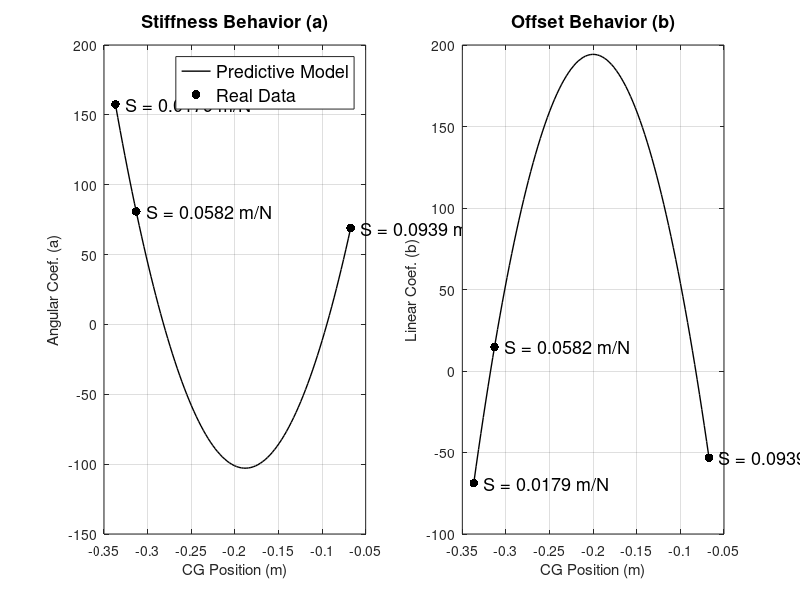
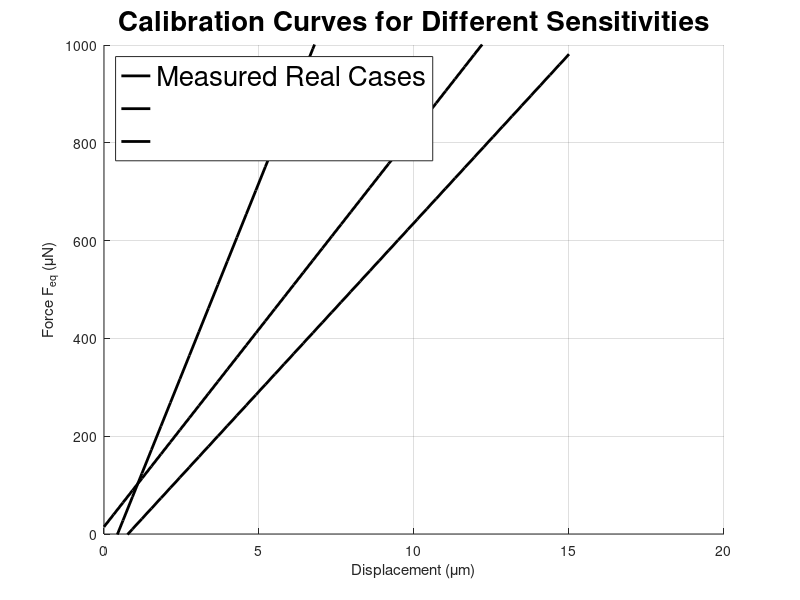

Write the MATLAB code that produced these figures, in order.
clear all; clc;

% 1. KNOWN INPUT DATA
% CG Positions [m]
CG_inter = -0.3131; 
CG_menor = -0.3369; 
CG_maior = -0.0672; 

% Corresponding Sensitivities [m/N]
S = 0.0582; 
S_menor = 0.0179; 
S_maior = 0.0939; 

% Displacement and Force vectors for each case
d_inter = [1.8039, 3.9369, 5.8372, 9.7834];
f_inter = [167.1960, 324.3694, 486.3337, 808.3664];

d_menor = [1.4982, 4.3618];
f_menor = [167.1960, 618.1822];

d_maior = [3.3523, 6.7382, 9.5474, 14.2316];
f_maior = [167.1960, 418.8246, 618.1822, 918.3950];

% 2. EXTRACTION OF REAL CURVE COEFFICIENTS (F = a*d + b)
p_inter = polyfit(d_inter, f_inter, 1);
p_menor = polyfit(d_menor, f_menor, 1);
p_maior = polyfit(d_maior, f_maior, 1);

% --- R^2 CALCULATION BLOCK ---
% Intermediate Sensitivity
y_fit_inter = polyval(p_inter, d_inter);
SQ_res_inter = sum((f_inter - y_fit_inter).^2);
SQ_tot_inter = (length(f_inter)-1) * var(f_inter);
R2_inter = 1 - (SQ_res_inter / SQ_tot_inter);

% Lower Sensitivity
y_fit_menor = polyval(p_menor, d_menor);
SQ_res_menor = sum((f_menor - y_fit_menor).^2);
SQ_tot_menor = (length(f_menor)-1) * var(f_menor);
R2_menor = 1 - (SQ_res_menor / SQ_tot_menor);

% Higher Sensitivity
y_fit_maior = polyval(p_maior, d_maior);
SQ_res_maior = sum((f_maior - y_fit_maior).^2);
SQ_tot_maior = (length(f_maior)-1) * var(f_maior);
R2_maior = 1 - (SQ_res_maior / SQ_tot_maior);

% Print R^2 results to the Command Window
fprintf('--- R^2 Coefficients ---\n');
fprintf('S = %.4f m/N (Lower CG) -> R^2 = %.4f\n', S_menor, R2_menor);
fprintf('S = %.4f m/N (Inter CG) -> R^2 = %.4f\n', S, R2_inter);
fprintf('S = %.4f m/N (Higher CG) -> R^2 = %.4f\n\n', S_maior, R2_maior);
% -----------------------------

% Grouping data in the same order (Lower CG, Intermediate, Higher CG)
CG_conhecidos = [CG_menor, CG_inter, CG_maior];
S_conhecidos = [S_menor, S, S_maior]; % Auxiliary vector for text labels
a_conhecidos = [p_menor(1), p_inter(1), p_maior(1)];
b_conhecidos = [p_menor(2), p_inter(2), p_maior(2)];

% 3. MATHEMATICAL MODELING (CALIBRATION SURFACE)
poly_a = polyfit(CG_conhecidos, a_conhecidos, 2);
poly_b = polyfit(CG_conhecidos, b_conhecidos, 2);

% 4. PREDICTION TEST FOR A NEW CG (Simulation)
CG_alvo = -0.2000; % [m] -> Example of an unmeasured CG

% Estimating the new line
a_estimado = polyval(poly_a, CG_alvo);
b_estimado = polyval(poly_b, CG_alvo);

fprintf('--- Predictive Model for CG = %.4f m ---\n', CG_alvo);
fprintf('Estimated Angular Coefficient (a): %.4f\n', a_estimado);
fprintf('Estimated Linear Coefficient (b): %.4f\n', b_estimado);
fprintf('New line equation: Feq = %.4f * d %+.4f\n\n', a_estimado, b_estimado);

% 5. PLOTTING RESULTS 
% Figure 1: Coefficient Behavior vs CG Position
figure('Name', 'Calibration Parameters vs CG Position', 'Color', 'w', 'Position', [100, 100, 800, 400]);

% Plot of Angular Coefficient 'a' (Stiffness)
subplot(1, 2, 1);
CG_plot = linspace(min(CG_conhecidos), max(CG_conhecidos), 100);
a_plot = polyval(poly_a, CG_plot);
plot(CG_plot, a_plot, '-k', 'LineWidth', 1); hold on;
scatter(CG_conhecidos, a_conhecidos, 40, 'k', 'filled'); % Measured points

% Adding sensitivity labels to measured points (Stiffness)
for i = 1:length(CG_conhecidos)
    text(CG_conhecidos(i), a_conhecidos(i), sprintf('  S = %.4f m/N', S_conhecidos(i)), ...
        'VerticalAlignment', 'middle', 'HorizontalAlignment', 'left', 'FontSize', 13);
end

%scatter(CG_alvo, a_estimado, 40, 'b*', 'LineWidth', 1.5); % Estimated point
title('Stiffness Behavior (a)', 'Fontsize', 13);
xlabel('CG Position (m)');
ylabel('Angular Coef. (a)');
%legend('Predictive Model', 'Real Data', 'Estimated New', 'Location', 'best', 'FontSize', 13);
legend('Predictive Model', 'Real Data', 'Location', 'best', 'FontSize', 13);
grid on;

% Plot of Linear Coefficient 'b' (Offset)
subplot(1, 2, 2);
b_plot = polyval(poly_b, CG_plot);
plot(CG_plot, b_plot, '-k', 'LineWidth', 1); hold on;
scatter(CG_conhecidos, b_conhecidos, 40, 'k', 'filled'); 

% Adding sensitivity labels to measured points (Offset)
for i = 1:length(CG_conhecidos)
    text(CG_conhecidos(i), b_conhecidos(i), sprintf('  S = %.4f m/N', S_conhecidos(i)), ...
        'VerticalAlignment', 'middle', 'HorizontalAlignment', 'left', 'FontSize', 13);
end

%scatter(CG_alvo, b_estimado, 40, 'b*', 'LineWidth', 1.5); 
title('Offset Behavior (b)', 'Fontsize', 13);
xlabel('CG Position (m)');
ylabel('Linear Coef. (b)');
grid on;

% Figure 2: Estimated Calibration Curve vs Reals
figure('Name', 'Estimated Calibration Curve', 'Color', 'w', 'Position', [950, 100, 600, 500]);
hold on;

% Plotting the 3 real lines
d_plot_real = linspace(0, 15, 50);
plot(d_plot_real, polyval(p_menor, d_plot_real), '-k', 'LineWidth', 2);
plot(d_plot_real, polyval(p_inter, d_plot_real), '-k', 'LineWidth', 2);
plot(d_plot_real, polyval(p_maior, d_plot_real), '-k', 'LineWidth', 2);

% Figure 2 Labels
x_pos_menor = 4;
y_pos_menor = polyval(p_menor, x_pos_menor);
%text(x_pos_menor, y_pos_menor + 40, 'S = 0.0179 m/N', 'FontSize', 13, 'HorizontalAlignment', 'center');

x_pos_inter = 8.5;
y_pos_inter = polyval(p_inter, x_pos_inter);
%text(x_pos_inter, y_pos_inter + 40, 'S = 0.0582 m/N', 'FontSize', 13, 'HorizontalAlignment', 'center');

x_pos_maior = 12.5;
y_pos_maior = polyval(p_maior, x_pos_maior);
%text(x_pos_maior, y_pos_maior + 40, 'S = 0.0939 m/N', 'FontSize', 13, 'HorizontalAlignment', 'center');

% Plotting the new estimated line
d_plot_estimado = linspace(0, 15, 50);
f_estimada = polyval([a_estimado, b_estimado], d_plot_estimado);
%plot(d_plot_estimado, f_estimada, '-b', 'LineWidth', 2);
%title(sprintf('Calibration Prediction for CG = %.4f m', CG_alvo));

title('Calibration Curves for Different Sensitivities', 'FontSize', 20);
xlabel('Displacement (\mum)');
ylabel('Force F_{eq} (\muN)');
%legend('Measured Real Cases', '', '', 'Estimated Curve (New)', 'Location', 'northwest', 'FontSize', 13);
legend('Measured Real Cases', '', '', 'Location', 'northwest', 'FontSize', 20);
grid on;
ylim([0 1000]); 
hold off;
